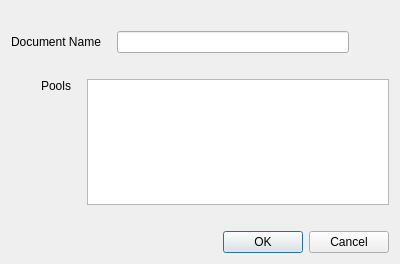
<?xml version="1.0" encoding="UTF-8"?>
<ui version="4.0">
 <class>NewDocumentDlg</class>
 <widget class="QDialog" name="NewDocumentDlg">
  <property name="geometry">
   <rect>
    <x>0</x>
    <y>0</y>
    <width>400</width>
    <height>264</height>
   </rect>
  </property>
  <property name="windowTitle">
   <string>New Document</string>
  </property>
  <layout class="QVBoxLayout" name="verticalLayout">
   <property name="sizeConstraint">
    <enum>QLayout::SetMinimumSize</enum>
   </property>
   <item>
    <spacer name="verticalSpacer_2">
     <property name="orientation">
      <enum>Qt::Vertical</enum>
     </property>
     <property name="sizeType">
      <enum>QSizePolicy::Fixed</enum>
     </property>
     <property name="sizeHint" stdset="0">
      <size>
       <width>20</width>
       <height>20</height>
      </size>
     </property>
    </spacer>
   </item>
   <item>
    <layout class="QHBoxLayout" name="horizontalLayout">
     <item>
      <layout class="QVBoxLayout" name="verticalLayout_2">
       <item>
        <layout class="QHBoxLayout" name="horizontalLayout_2">
         <item>
          <widget class="QLabel" name="m_pDocNameLabel">
           <property name="minimumSize">
            <size>
             <width>100</width>
             <height>0</height>
            </size>
           </property>
           <property name="text">
            <string>Document Name</string>
           </property>
          </widget>
         </item>
         <item>
          <widget class="QLineEdit" name="m_pDocNameEdit"/>
         </item>
        </layout>
       </item>
      </layout>
     </item>
     <item>
      <spacer name="horizontalSpacer">
       <property name="orientation">
        <enum>Qt::Horizontal</enum>
       </property>
       <property name="sizeType">
        <enum>QSizePolicy::Fixed</enum>
       </property>
       <property name="sizeHint" stdset="0">
        <size>
         <width>40</width>
         <height>20</height>
        </size>
       </property>
      </spacer>
     </item>
    </layout>
   </item>
   <item>
    <spacer name="verticalSpacer_3">
     <property name="orientation">
      <enum>Qt::Vertical</enum>
     </property>
     <property name="sizeType">
      <enum>QSizePolicy::Fixed</enum>
     </property>
     <property name="sizeHint" stdset="0">
      <size>
       <width>20</width>
       <height>20</height>
      </size>
     </property>
    </spacer>
   </item>
   <item>
    <layout class="QHBoxLayout" name="horizontalLayout_3">
     <item>
      <spacer name="horizontalSpacer_3">
       <property name="orientation">
        <enum>Qt::Horizontal</enum>
       </property>
       <property name="sizeType">
        <enum>QSizePolicy::Fixed</enum>
       </property>
       <property name="sizeHint" stdset="0">
        <size>
         <width>30</width>
         <height>20</height>
        </size>
       </property>
      </spacer>
     </item>
     <item>
      <widget class="QLabel" name="label">
       <property name="text">
        <string>Pools</string>
       </property>
       <property name="alignment">
        <set>Qt::AlignLeading|Qt::AlignLeft|Qt::AlignTop</set>
       </property>
      </widget>
     </item>
     <item>
      <spacer name="horizontalSpacer_2">
       <property name="orientation">
        <enum>Qt::Horizontal</enum>
       </property>
       <property name="sizeType">
        <enum>QSizePolicy::Fixed</enum>
       </property>
       <property name="sizeHint" stdset="0">
        <size>
         <width>10</width>
         <height>20</height>
        </size>
       </property>
      </spacer>
     </item>
     <item>
      <widget class="QListWidget" name="m_pPoolsList"/>
     </item>
    </layout>
   </item>
   <item>
    <spacer name="verticalSpacer">
     <property name="orientation">
      <enum>Qt::Vertical</enum>
     </property>
     <property name="sizeType">
      <enum>QSizePolicy::Fixed</enum>
     </property>
     <property name="sizeHint" stdset="0">
      <size>
       <width>20</width>
       <height>20</height>
      </size>
     </property>
    </spacer>
   </item>
   <item>
    <widget class="QDialogButtonBox" name="buttonBox">
     <property name="enabled">
      <bool>true</bool>
     </property>
     <property name="standardButtons">
      <set>QDialogButtonBox::Cancel|QDialogButtonBox::Ok</set>
     </property>
    </widget>
   </item>
  </layout>
 </widget>
 <resources/>
 <connections>
  <connection>
   <sender>buttonBox</sender>
   <signal>accepted()</signal>
   <receiver>NewDocumentDlg</receiver>
   <slot>accept()</slot>
   <hints>
    <hint type="sourcelabel">
     <x>199</x>
     <y>124</y>
    </hint>
    <hint type="destinationlabel">
     <x>199</x>
     <y>72</y>
    </hint>
   </hints>
  </connection>
  <connection>
   <sender>buttonBox</sender>
   <signal>rejected()</signal>
   <receiver>NewDocumentDlg</receiver>
   <slot>reject()</slot>
   <hints>
    <hint type="sourcelabel">
     <x>199</x>
     <y>124</y>
    </hint>
    <hint type="destinationlabel">
     <x>199</x>
     <y>72</y>
    </hint>
   </hints>
  </connection>
 </connections>
</ui>
